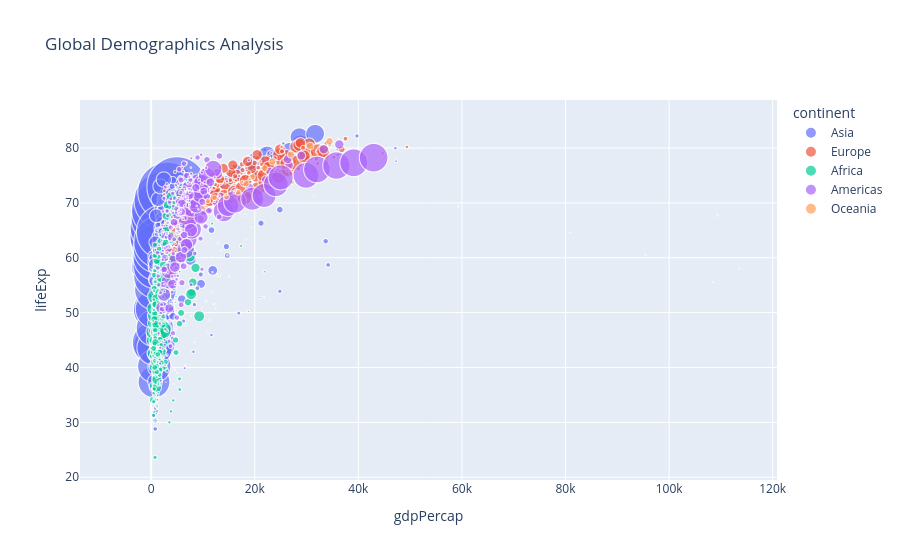

The cell this chart's notebook holds for it:
### Markdown cell above
# Plotly Example

### Code cell
import plotly.express as px

df = px.data.gapminder()

# Create interactive scatter plot

fig = px.scatter(

    df,

    x='gdpPercap',

    y='lifeExp',

    title='Global Demographics Analysis',

    size='pop',

    color='continent',

    hover_name='country',

    size_max=60,

)

fig.show()

### Figure 1 — Plotly figure (JSON) as saved in the notebook; plotly's stock layout.template omitted (floating-point values rounded to 4 significant figures; data arrays with more than 128 entries replaced by an {"elided": "..."} marker saying what was removed)
{"data": [{"hovertemplate": "<b>%{hovertext}</b><br><br>continent=Asia<br>gdpPercap=%{x}<br>lifeExp=%{y}<br>pop=%{marker.size}<extra></extra>", "hovertext": {"elided": "396 str values"}, "legendgroup": "Asia", "marker": {"color": "#636efa", "size": {"elided": "396 int values"}, "sizemode": "area", "sizeref": 366300.0, "symbol": "circle"}, "mode": "markers", "name": "Asia", "showlegend": true, "type": "scattergl", "x": {"elided": "396 float values"}, "xaxis": "x", "y": {"elided": "396 float values"}, "yaxis": "y"}, {"hovertemplate": "<b>%{hovertext}</b><br><br>continent=Europe<br>gdpPercap=%{x}<br>lifeExp=%{y}<br>pop=%{marker.size}<extra></extra>", "hovertext": {"elided": "360 str values"}, "legendgroup": "Europe", "marker": {"color": "#EF553B", "size": {"elided": "360 int values"}, "sizemode": "area", "sizeref": 366300.0, "symbol": "circle"}, "mode": "markers", "name": "Europe", "showlegend": true, "type": "scattergl", "x": {"elided": "360 float values"}, "xaxis": "x", "y": {"elided": "360 float values"}, "yaxis": "y"}, {"hovertemplate": "<b>%{hovertext}</b><br><br>continent=Africa<br>gdpPercap=%{x}<br>lifeExp=%{y}<br>pop=%{marker.size}<extra></extra>", "hovertext": {"elided": "624 str values"}, "legendgroup": "Africa", "marker": {"color": "#00cc96", "size": {"elided": "624 int values"}, "sizemode": "area", "sizeref": 366300.0, "symbol": "circle"}, "mode": "markers", "name": "Africa", "showlegend": true, "type": "scattergl", "x": {"elided": "624 float values"}, "xaxis": "x", "y": {"elided": "624 float values"}, "yaxis": "y"}, {"hovertemplate": "<b>%{hovertext}</b><br><br>continent=Americas<br>gdpPercap=%{x}<br>lifeExp=%{y}<br>pop=%{marker.size}<extra></extra>", "hovertext": {"elided": "300 str values"}, "legendgroup": "Americas", "marker": {"color": "#ab63fa", "size": {"elided": "300 int values"}, "sizemode": "area", "sizeref": 366300.0, "symbol": "circle"}, "mode": "markers", "name": "Americas", "showlegend": true, "type": "scattergl", "x": {"elided": "300 float values"}, "xaxis": "x", "y": {"elided": "300 float values"}, "yaxis": "y"}, {"hovertemplate": "<b>%{hovertext}</b><br><br>continent=Oceania<br>gdpPercap=%{x}<br>lifeExp=%{y}<br>pop=%{marker.size}<extra></extra>", "hovertext": ["Australia", "Australia", "Australia", "Australia", "Australia", "Australia", "Australia", "Australia", "Australia", "Australia", "Australia", "Australia", "New Zealand", "New Zealand", "New Zealand", "New Zealand", "New Zealand", "New Zealand", "New Zealand", "New Zealand", "New Zealand", "New Zealand", "New Zealand", "New Zealand"], "legendgroup": "Oceania", "marker": {"color": "#FFA15A", "size": [8691212, 9712569, 10794968, 11872264, 13177000, 14074100, 15184200, 16257249, 17481977, 18565243, 19546792, 20434176, 1994794, 2229407, 2488550, 2728150, 2929100, 3164900, 3210650, 3317166, 3437674, 3676187, 3908037, 4115771], "sizemode": "area", "sizeref": 366300.0, "symbol": "circle"}, "mode": "markers", "name": "Oceania", "showlegend": true, "type": "scattergl", "x": [10040.0, 10950.0, 12220.0, 14530.0, 16790.0, 18330.0, 19480.0, 21890.0, 23420.0, 27000.0, 30690.0, 34440.0, 10560.0, 12250.0, 13180.0, 14460.0, 16050.0, 16230.0, 17630.0, 19010.0, 18360.0, 21050.0, 23190.0, 25190.0], "xaxis": "x", "y": [69.12, 70.33, 70.93, 71.1, 71.93, 73.49, 74.74, 76.32, 77.56, 78.83, 80.37, 81.23, 69.39, 70.26, 71.24, 71.52, 71.89, 72.22, 73.84, 74.32, 76.33, 77.55, 79.11, 80.2], "yaxis": "y"}], "layout": {"legend": {"itemsizing": "constant", "title": {"text": "continent"}, "tracegroupgap": 0}, "title": {"text": "Global Demographics Analysis"}, "xaxis": {"anchor": "y", "domain": [0, 1], "title": {"text": "gdpPercap"}}, "yaxis": {"anchor": "x", "domain": [0, 1], "title": {"text": "lifeExp"}}}}
